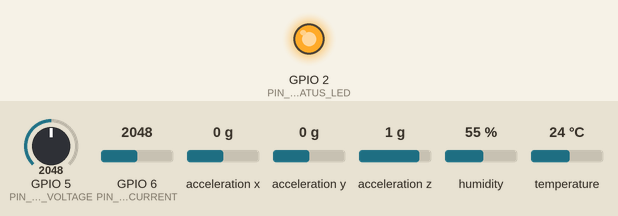
A sketch run on a simulated ESP32-S3. Parts: output pins drawn as LEDs (lit = HIGH). The inputs (shaded band) are chosen by the test bench; at power-on: GPIO 5 (PIN_ZMPT_VOLTAGE) = 2048, GPIO 6 (PIN_ACS_CURRENT) = 2048, acceleration x 0 g, acceleration y 0 g, acceleration z 1 g, humidity 55 %, temperature 24 °C (analog values on the 0–4095 scale). WiFi joins after 1.5 s; servers stay silent unless stated; uploads are accepted with an empty reply; storage starts empty; what the sketch prints to the serial monitor is not drawn.

Above: at 3.1 s.
Timing chart, 0 to 9.5 s (numbered marks = the images above):
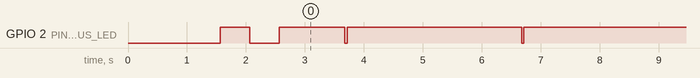

Measured:
- by itself, GPIO 2 (PIN_STATUS_LED): goes LOW 0.50 s, HIGH 1.1 s, 42 × (LOW 0.04 s, HIGH 3.0 s), LOW 0.04 s, then HIGH

The sketch:

esp32_motorsense.ino
```cpp
/*
 * MotorSense - ESP32-S3 Real-Time Motor Health Monitoring Firmware
 * Group 12 - Department of E&TC, VIIT Pune
 *
 * Hardware Configuration:
 * - MCU: ESP32-S3 (Xtensa Dual-Core 240MHz, 8MB Flash)
 * - ADXL345 Accelerometer: I2C (SDA: GPIO 8, SCL: GPIO 9)
 * - ZMPT101B Voltage Transformer: Analog GPIO 5 (ADC1_CH4)
 * - ACS712 Current Sensor: Analog GPIO 6 (ADC1_CH5)
 * - DHT11 Temp/Humidity: Digital GPIO 4
 * - MicroSD Card Module: SPI (CS: GPIO 10, MOSI: GPIO 11, SCK: GPIO 12, MISO: GPIO 13)
 *
 * Target Ingestion Server:
 * - URL: http://<PC_IP_ADDRESS>:8005/api/v1/ingest
 * - Header: X-API-Key: ms_demo_esp32_device_key_12345
 */

#include <WiFi.h>
#include <HTTPClient.h>
#include <Wire.h>
#include <SPI.h>
#include <SD.h>
#include <FS.h>
#include <Adafruit_Sensor.h>
#include <Adafruit_ADXL345_U.h>
#include <DHT.h>
#include <ArduinoJson.h>

// ==============================================================================
// 1. NETWORK & BACKEND CONFIGURATION
// ==============================================================================
// Replace with your local 2.4 GHz Wi-Fi credentials
const char* WIFI_SSID     = "moto";
const char* WIFI_PASSWORD = "45454545";

// Host Machine IP (PC running the MotorSense Docker Stack)
// Port 8005 forwards to backend container port 8000
const char* BACKEND_INGEST_URL = "http://10.31.57.45:8005/api/v1/ingest";

// Pre-registered Factory Gateway Device API Key for MOTOR_001
const char* DEVICE_API_KEY     = "ms_demo_esp32_device_key_12345";
const char* MACHINE_ID         = "MOTOR_001";

// Telemetry Sampling Interval (milliseconds)
const unsigned long TRANSMIT_INTERVAL_MS = 3000;

// ==============================================================================
// 2. PIN ASSIGNMENTS & HARDWARE OBJECTS
// ==============================================================================
#define PIN_ZMPT_VOLTAGE  5   // ADC1_CH4 (ZMPT101B Analog Out)
#define PIN_ACS_CURRENT   6   // ADC1_CH5 (ACS712 Analog Out)
#define PIN_DHT_DATA      4   // Digital GPIO (DHT11 Data)
#define PIN_I2C_SDA       8   // I2C SDA (ADXL345)
#define PIN_I2C_SCL       9   // I2C SCL (ADXL345)
#define PIN_STATUS_LED    2   // Onboard indicator LED

// MicroSD Card SPI Pinout (ESP32-S3 standard SPI pins)
#define PIN_SD_CS         10  // SD Card Chip Select (CS)
#define PIN_SD_MOSI       11  // SD Card MOSI / CMD
#define PIN_SD_SCK        12  // SD Card SCK / CLK
#define PIN_SD_MISO       13  // SD Card MISO / DAT0

#define DHTTYPE DHT11
DHT dht(PIN_DHT_DATA, DHTTYPE);

// Assign a unique ID to the accelerometer sensor
Adafruit_ADXL345_Unified accel = Adafruit_ADXL345_Unified(12345);

// SPI instance for SD card module
SPIClass sdSPI(FSPI);
bool sdCardAvailable = false;
const char* SD_LOG_FILE = "/motor_data.csv";

// ==============================================================================
// 3. CALIBRATION CONSTANTS
// ==============================================================================
const float ADC_VOLTAGE_REF    = 3.3;      // ESP32-S3 ADC Reference Voltage
const int   ADC_RESOLUTION     = 4095;     // 12-bit ADC (0 - 4095)

// ACS712 20A version: 100 mV per Amp (0.1 V/A)
const float ACS712_SENSITIVITY = 0.100;    // 100 mV/A for 20A module

// ZMPT101B Voltage Transformer calibration factor (adjust against multimeter)
const float ZMPT_CALIBRATION   = 285.0;

// Gravity filtering constant for ADXL345 (EMA filter)
const float GRAVITY_ALPHA      = 0.05;
float gx = 0, gy = 0, gz = 9.80665; // Static gravity estimation

unsigned long lastTransmitTime = 0;

// ==============================================================================
// 4. SENSOR ACQUISITION FUNCTIONS WITH ZERO-DETECTION
// ==============================================================================

// Sample True-RMS Voltage from ZMPT101B over 2 full AC mains cycles (40ms at 50Hz)
// Automatically clamps to 0.0V if sensor is disconnected, floating, or idle.
float readRMSVoltage() {
  const int MAX_SAMPLES = 250;
  float vSamples[MAX_SAMPLES];
  int count = 0;
  float sumV = 0.0;
  float vMin = 5.0;
  float vMax = 0.0;

  unsigned long startMicros = micros();
  // Sample for 40ms (2 complete 50Hz mains cycles)
  while ((micros() - startMicros < 40000) && (count < MAX_SAMPLES)) {
    int raw = analogRead(PIN_ZMPT_VOLTAGE);
    float v = (raw * ADC_VOLTAGE_REF) / ADC_RESOLUTION;
    vSamples[count] = v;
    sumV += v;
    if (v < vMin) vMin = v;
    if (v > vMax) vMax = v;
    count++;
    delayMicroseconds(160);
  }

  if (count == 0) return 0.0;

  float vMean = sumV / count;
  float vPeakToPeak = vMax - vMin;

  // Zero-detection heuristics:
  // 1. If pin is disconnected/floating to 3.3V or GND (vMean outside valid range)
  // 2. If peak-to-peak amplitude is negligible (< 0.08V), no AC mains is present
  if (vPeakToPeak < 0.08 || vMean > 3.10 || vMean < 0.15) {
    return 0.0;
  }

  // True-RMS calculation with dynamic DC midpoint subtraction
  double sumSquared = 0.0;
  for (int i = 0; i < count; i++) {
    float acComponent = vSamples[i] - vMean;
    sumSquared += (acComponent * acComponent);
  }

  double vRms = sqrt(sumSquared / count) * ZMPT_CALIBRATION;
  if (vRms < 12.0) return 0.0; // Cut off residual noise floor
  return (float)vRms;
}

// Sample True-RMS Current from ACS712 over 2 full AC mains cycles (40ms at 50Hz)
// Automatically clamps to 0.00A if sensor is disconnected, floating, or has no load.
float readRMSCurrent() {
  const int MAX_SAMPLES = 250;
  float iSamples[MAX_SAMPLES];
  int count = 0;
  float sumV = 0.0;
  float vMin = 5.0;
  float vMax = 0.0;

  unsigned long startMicros = micros();
  // Sample for 40ms (2 complete 50Hz mains cycles)
  while ((micros() - startMicros < 40000) && (count < MAX_SAMPLES)) {
    int raw = analogRead(PIN_ACS_CURRENT);
    float v = (raw * ADC_VOLTAGE_REF) / ADC_RESOLUTION;
    iSamples[count] = v;
    sumV += v;
    if (v < vMin) vMin = v;
    if (v > vMax) vMax = v;
    count++;
    delayMicroseconds(160);
  }

  if (count == 0) return 0.0;

  float vMean = sumV / count;
  float vPeakToPeak = vMax - vMin;

  // Zero-detection heuristics:
  // 1. If pin is floating near 3.3V rail or GND (unconnected pin)
  // 2. If peak-to-peak swing is within quiescent noise (< 0.05V), no current is flowing
  if (vPeakToPeak < 0.05 || vMean > 3.10 || vMean < 0.15) {
    return 0.0;
  }

  // True-RMS calculation around dynamic quiescent DC bias
  double sumSquared = 0.0;
  for (int i = 0; i < count; i++) {
    float acVolts = iSamples[i] - vMean;
    float currentInst = acVolts / ACS712_SENSITIVITY;
    sumSquared += (currentInst * currentInst);
  }

  double iRms = sqrt(sumSquared / count);
  if (iRms < 0.12) return 0.0; // Noise suppression threshold
  return (float)iRms;
}

// Sample ADXL345 Vibration Magnitude and extract pure dynamic RMS (removing 1g gravity)
float readRMSVibration() {
  const int SAMPLES = 60;
  double sumSquared = 0;

  for (int i = 0; i < SAMPLES; i++) {
    sensors_event_t event;
    accel.getEvent(&event);

    // Dynamic gravity extraction via Exponential Moving Average (EMA)
    gx = GRAVITY_ALPHA * event.acceleration.x + (1.0 - GRAVITY_ALPHA) * gx;
    gy = GRAVITY_ALPHA * event.acceleration.y + (1.0 - GRAVITY_ALPHA) * gy;
    gz = GRAVITY_ALPHA * event.acceleration.z + (1.0 - GRAVITY_ALPHA) * gz;

    // Pure dynamic vibration component
    float dx = event.acceleration.x - gx;
    float dy = event.acceleration.y - gy;
    float dz = event.acceleration.z - gz;

    float mag = sqrt(dx * dx + dy * dy + dz * dz);
    sumSquared += mag * mag;
    delay(5);
  }

  return (float)sqrt(sumSquared / SAMPLES);
}

// ==============================================================================
// 5. SD CARD LOGGING ROUTINE
// ==============================================================================
void initSDCard() {
  Serial.print("[SD CARD] Initializing SPI bus (CS: ");
  Serial.print(PIN_SD_CS);
  Serial.print(", MOSI: ");
  Serial.print(PIN_SD_MOSI);
  Serial.print(", SCK: ");
  Serial.print(PIN_SD_SCK);
  Serial.print(", MISO: ");
  Serial.print(PIN_SD_MISO);
  Serial.println(")...");

  sdSPI.begin(PIN_SD_SCK, PIN_SD_MISO, PIN_SD_MOSI, PIN_SD_CS);

  if (!SD.begin(PIN_SD_CS, sdSPI, 4000000)) {
    Serial.println("[SD CARD] Warning: MicroSD card mount failed or module not connected!");
    Serial.println("[SD CARD] Continuing normal operations with Wi-Fi ingestion.");
    sdCardAvailable = false;
    return;
  }

  uint8_t cardType = SD.cardType();
  if (cardType == CARD_NONE) {
    Serial.println("[SD CARD] Warning: No SD card inserted.");
    sdCardAvailable = false;
    return;
  }

  sdCardAvailable = true;
  Serial.print("[SD CARD] Card Size: ");
  Serial.print((float)(SD.cardSize() / (1024.0 * 1024.0)));
  Serial.println(" MB");

  // Create CSV file with header if it doesn't already exist
  if (!SD.exists(SD_LOG_FILE)) {
    File file = SD.open(SD_LOG_FILE, FILE_WRITE);
    if (file) {
      file.println("timestamp_ms,machine_id,voltage_v,current_a,vibration_mps2,temperature_c,humidity_pct,condition,server_synced");
      file.close();
      Serial.println("[SD CARD] Created /motor_data.csv with telemetry header.");
    }
  } else {
    Serial.println("[SD CARD] Existing /motor_data.csv found. Ready to append telemetry.");
  }
}

void logTelemetryToSD(float voltage, float current, float vibration, float temp, float hum, bool serverSynced) {
  if (!sdCardAvailable) return;

  File file = SD.open(SD_LOG_FILE, FILE_APPEND);
  if (file) {
    const char* condition = (voltage > 250.0 || current > 15.0 || temp > 75.0 || vibration > 4.5) ? "CRITICAL" : "NORMAL";
    file.printf("%lu,%s,%.1f,%.2f,%.3f,%.1f,%.1f,%s,%s\n",
                millis(),
                MACHINE_ID,
                voltage,
                current,
                vibration,
                temp,
                hum,
                condition,
                serverSynced ? "YES" : "NO");
    file.close();
    Serial.println("[SD CARD] Logged record to /motor_data.csv");
  } else {
    Serial.println("[SD CARD ERROR] Failed to open /motor_data.csv for write!");
  }
}

// ==============================================================================
// 6. WI-FI INITIALIZATION
// ==============================================================================
void connectToWiFi() {
  Serial.println();
  Serial.print("[Wi-Fi] Connecting to: ");
  Serial.println(WIFI_SSID);

  WiFi.mode(WIFI_STA);
  WiFi.begin(WIFI_SSID, WIFI_PASSWORD);

  int attempts = 0;
  while (WiFi.status() != WL_CONNECTED && attempts < 25) {
    delay(500);
    Serial.print(".");
    digitalWrite(PIN_STATUS_LED, !digitalRead(PIN_STATUS_LED));
    attempts++;
  }

  if (WiFi.status() == WL_CONNECTED) {
    digitalWrite(PIN_STATUS_LED, HIGH);
    Serial.println("\n[Wi-Fi] Connected successfully!");
    Serial.print("[Wi-Fi] Assigned IP: ");
    Serial.println(WiFi.localIP());
    Serial.print("[Wi-Fi] Gateway: ");
    Serial.println(WiFi.gatewayIP());
  } else {
    digitalWrite(PIN_STATUS_LED, LOW);
    Serial.println("\n[Wi-Fi] Connection failed! Will retry in main loop...");
  }
}

// ==============================================================================
// 7. SETUP ROUTINE
// ==============================================================================
void setup() {
  Serial.begin(115200);
  delay(1000);
  Serial.println("\n========================================================");
  Serial.println("  MotorSense - ESP32-S3 Telemetry Ingestion Node v2.0   ");
  Serial.println("========================================================");

  pinMode(PIN_STATUS_LED, OUTPUT);
  digitalWrite(PIN_STATUS_LED, LOW);

  analogReadResolution(12);
  analogSetAttenuation(ADC_11db); // Up to ~3.1V range

  // Initialize I2C with ESP32-S3 custom pins
  Wire.begin(PIN_I2C_SDA, PIN_I2C_SCL, 400000); // 400 kHz Fast I2C

  // Initialize ADXL345 Accelerometer
  if (!accel.begin()) {
    Serial.println("[ERROR] ADXL345 sensor not detected on I2C bus! Check wiring.");
  } else {
    accel.setRange(ADXL345_RANGE_16_G);
    Serial.println("[OK] ADXL345 Initialized (13-bit High Resolution, +/-16g)");
  }

  // Initialize DHT11
  dht.begin();
  Serial.println("[OK] DHT11 Thermal & Humidity Sensor Initialized");

  // Initialize MicroSD Card
  initSDCard();

  // Connect to Network
  connectToWiFi();
}

// ==============================================================================
// 8. MAIN TRANSMISSION LOOP
// ==============================================================================
void loop() {
  // Ensure Wi-Fi remains connected
  if (WiFi.status() != WL_CONNECTED) {
    connectToWiFi();
  }

  unsigned long currentMillis = millis();
  if (currentMillis - lastTransmitTime >= TRANSMIT_INTERVAL_MS) {
    lastTransmitTime = currentMillis;

    // 1. Read Transducers with Zero-Detection
    float voltage   = readRMSVoltage();
    float current   = readRMSCurrent();
    float vibration = readRMSVibration();
    float temp      = dht.readTemperature();
    float hum       = dht.readHumidity();

    // Check DHT sensor validity
    if (isnan(temp) || isnan(hum)) {
      temp = 28.5; // Realistic fallback if sensor momentarily busy
      hum  = 65.0;
    }

    // 2. Print local readings to Serial Monitor
    Serial.println("--------------------------------------------------------");
    Serial.printf("[SENSOR] V: %.1f V | I: %.2f A | Vib: %.3f m/s2 | Temp: %.1f C | Hum: %.1f %%\n",
                  voltage, current, vibration, temp, hum);

    // 3. Serialize Telemetry into JSON
    StaticJsonDocument<256> doc;
    doc["machine_id"]  = MACHINE_ID;
    doc["voltage"]     = round(voltage * 10.0) / 10.0;
    doc["current"]     = round(current * 100.0) / 100.0;
    doc["temperature"] = round(temp * 10.0) / 10.0;
    doc["humidity"]    = round(hum * 10.0) / 10.0;
    doc["vibration"]   = round(vibration * 1000.0) / 1000.0;

    String jsonPayload;
    serializeJson(doc, jsonPayload);

    // 4. HTTP POST to MotorSense Backend
    bool serverSynced = false;
    if (WiFi.status() == WL_CONNECTED) {
      HTTPClient http;
      http.begin(BACKEND_INGEST_URL);
      http.addHeader("Content-Type", "application/json");
      http.addHeader("X-API-Key", DEVICE_API_KEY);
      http.setTimeout(2500); // 2.5 second timeout

      int httpResponseCode = http.POST(jsonPayload);

      if (httpResponseCode > 0) {
        String responseBody = http.getString();
        Serial.printf("[HTTP POST] Success (Code: %d) -> Server Response: %s\n",
                      httpResponseCode, responseBody.c_str());
        serverSynced = true;

        // Quick visual pulse on successful ingest
        digitalWrite(PIN_STATUS_LED, LOW);
        delay(40);
        digitalWrite(PIN_STATUS_LED, HIGH);
      } else {
        Serial.printf("[HTTP POST ERROR] Failed, error code: %s\n", http.errorToString(httpResponseCode).c_str());
      }

      http.end();
    } else {
      Serial.println("[OFFLINE] Wi-Fi disconnected. Telemetry buffered locally.");
    }

    // 5. Append Telemetry to MicroSD Card (/motor_data.csv)
    logTelemetryToSD(voltage, current, vibration, temp, hum, serverSynced);
  }
}
```
